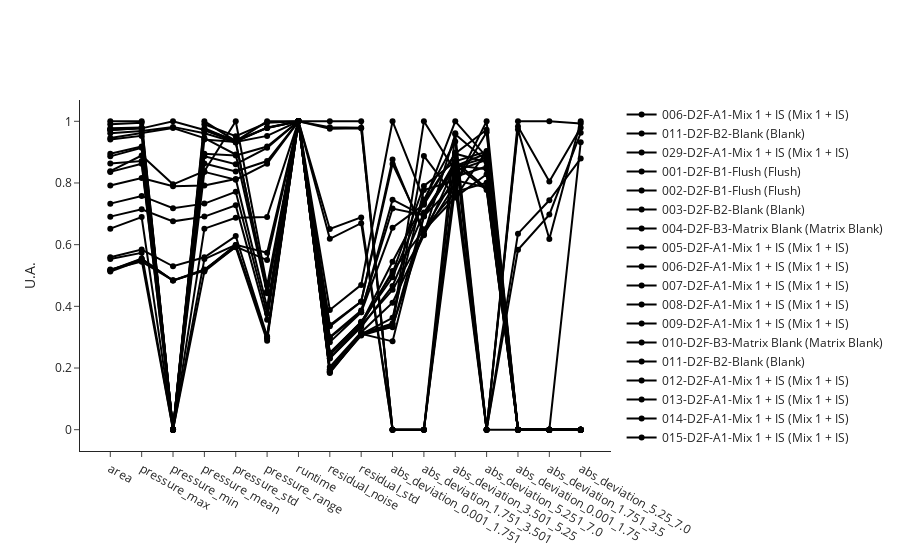

Notebook source saved alongside this figure:
### Code cell
print("Number of curves: ", len(batch_indices))

fig_features=analyses.plot_features(indices = batch_indices)

fig_features.update_layout(showlegend=True)
for trace in fig_features.data:
    trace.line.color = "black"

fig_features.write_image("dev/figures/fig_error_lc_features.png", width=1100, height= 350, scale = 3)

fig_features.show()
